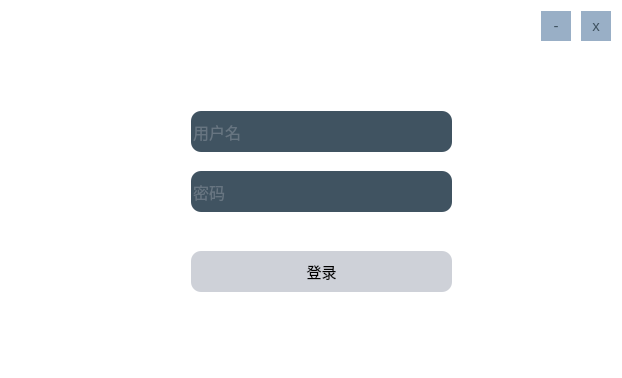
<?xml version="1.0" encoding="UTF-8"?>
<ui version="4.0">
 <class>Login</class>
 <widget class="QDialog" name="Login">
  <property name="geometry">
   <rect>
    <x>0</x>
    <y>0</y>
    <width>622</width>
    <height>378</height>
   </rect>
  </property>
  <property name="windowTitle">
   <string>Dialog</string>
  </property>
  <property name="styleSheet">
   <string notr="true">background:rgb(255, 255, 255);
font-size:15px;
font-style:MingLiU-ExtB;</string>
  </property>
  <layout class="QVBoxLayout" name="verticalLayout_2">
   <item>
    <widget class="QFrame" name="frame">
     <property name="autoFillBackground">
      <bool>false</bool>
     </property>
     <property name="styleSheet">
      <string notr="true">
border:sold 10px rgba(0,0,0);</string>
     </property>
     <property name="frameShape">
      <enum>QFrame::StyledPanel</enum>
     </property>
     <property name="frameShadow">
      <enum>QFrame::Raised</enum>
     </property>
     <widget class="QLineEdit" name="username">
      <property name="geometry">
       <rect>
        <x>180</x>
        <y>100</y>
        <width>261</width>
        <height>41</height>
       </rect>
      </property>
      <property name="styleSheet">
       <string notr="true">color:#8d98a1;
background-color:#405361;
font-size:16px;
border-style:outset;
border-radius:10px;
font-style:MingLiU-ExtB;</string>
      </property>
      <property name="placeholderText">
       <string>用户名</string>
      </property>
     </widget>
     <widget class="QLineEdit" name="password">
      <property name="geometry">
       <rect>
        <x>180</x>
        <y>160</y>
        <width>261</width>
        <height>41</height>
       </rect>
      </property>
      <property name="styleSheet">
       <string notr="true">color:#8d98a1;
background-color:#405361;
font-size:16px;
border-style:outset;
border-radius:10px;
font-style:MingLiU-ExtB;</string>
      </property>
      <property name="placeholderText">
       <string>密码</string>
      </property>
     </widget>
     <widget class="QLabel" name="label_2">
      <property name="geometry">
       <rect>
        <x>345</x>
        <y>210</y>
        <width>80</width>
        <height>20</height>
       </rect>
      </property>
      <property name="styleSheet">
       <string notr="true">background:rgba(85,170,255,0);
color:white;
font-style:MingLiU-ExtB;
font-size:14px;</string>
      </property>
      <property name="text">
       <string>忘记密码</string>
      </property>
      <property name="alignment">
       <set>Qt::AlignCenter</set>
      </property>
     </widget>
     <widget class="QCheckBox" name="checkBox">
      <property name="geometry">
       <rect>
        <x>200</x>
        <y>210</y>
        <width>80</width>
        <height>20</height>
       </rect>
      </property>
      <property name="styleSheet">
       <string notr="true">background:rgba(85,170,255,0);
color:white;
font-style:MingLiU-ExtB;</string>
      </property>
      <property name="text">
       <string>  记住我</string>
      </property>
     </widget>
     <widget class="QPushButton" name="pushButton_enter">
      <property name="geometry">
       <rect>
        <x>180</x>
        <y>240</y>
        <width>261</width>
        <height>41</height>
       </rect>
      </property>
      <property name="styleSheet">
       <string notr="true">QPushButton:pressed{
background-color:rgb(224,0,0);
border-style:inset;
font-style:MingLiU-ExtB;
}
QPushButton{
background:#ced1d8;
border-style:outset;
border-radius:10px;
font-style:MingLiU-ExtB;
}</string>
      </property>
      <property name="text">
       <string>登录</string>
      </property>
     </widget>
     <widget class="QToolButton" name="toolButton">
      <property name="geometry">
       <rect>
        <x>530</x>
        <y>0</y>
        <width>30</width>
        <height>30</height>
       </rect>
      </property>
      <property name="styleSheet">
       <string notr="true">background-color: rgb(153, 175, 198);
color: rgb(64, 83, 97);</string>
      </property>
      <property name="text">
       <string>-</string>
      </property>
      <property name="popupMode">
       <enum>QToolButton::DelayedPopup</enum>
      </property>
      <property name="toolButtonStyle">
       <enum>Qt::ToolButtonIconOnly</enum>
      </property>
      <property name="arrowType">
       <enum>Qt::NoArrow</enum>
      </property>
     </widget>
     <widget class="QToolButton" name="toolButton_2">
      <property name="geometry">
       <rect>
        <x>570</x>
        <y>0</y>
        <width>30</width>
        <height>30</height>
       </rect>
      </property>
      <property name="styleSheet">
       <string notr="true">background-color: rgb(153, 175, 198);
color: rgb(64, 83, 97);</string>
      </property>
      <property name="text">
       <string>x</string>
      </property>
     </widget>
     <widget class="QWidget" name="widget" native="true">
      <property name="geometry">
       <rect>
        <x>0</x>
        <y>0</y>
        <width>603</width>
        <height>359</height>
       </rect>
      </property>
      <property name="autoFillBackground">
       <bool>false</bool>
      </property>
      <property name="styleSheet">
       <string notr="true">background-image: url(:/images/images/loing_new.jpg);</string>
      </property>
      <widget class="QLabel" name="label">
       <property name="geometry">
        <rect>
         <x>30</x>
         <y>10</y>
         <width>121</width>
         <height>16</height>
        </rect>
       </property>
       <property name="styleSheet">
        <string notr="true">background:rgba(85,170,255,0);
color:white;
font-style:MingLiU-ExtB;
font-size:14px;</string>
       </property>
       <property name="text">
        <string>矿用智能巡检系统</string>
       </property>
      </widget>
     </widget>
     <widget class="QToolButton" name="toolpb_password">
      <property name="geometry">
       <rect>
        <x>410</x>
        <y>170</y>
        <width>20</width>
        <height>20</height>
       </rect>
      </property>
      <property name="styleSheet">
       <string notr="true">image: url(:/images/images/password_see.jpg);

selection-background-color: rgb(151, 171, 206);
border-style: flat;
	background: transparent;</string>
      </property>
      <property name="text">
       <string/>
      </property>
     </widget>
     <zorder>widget</zorder>
     <zorder>username</zorder>
     <zorder>password</zorder>
     <zorder>label_2</zorder>
     <zorder>checkBox</zorder>
     <zorder>pushButton_enter</zorder>
     <zorder>toolButton</zorder>
     <zorder>toolButton_2</zorder>
     <zorder>toolpb_password</zorder>
    </widget>
   </item>
  </layout>
 </widget>
 <resources/>
 <connections/>
</ui>
